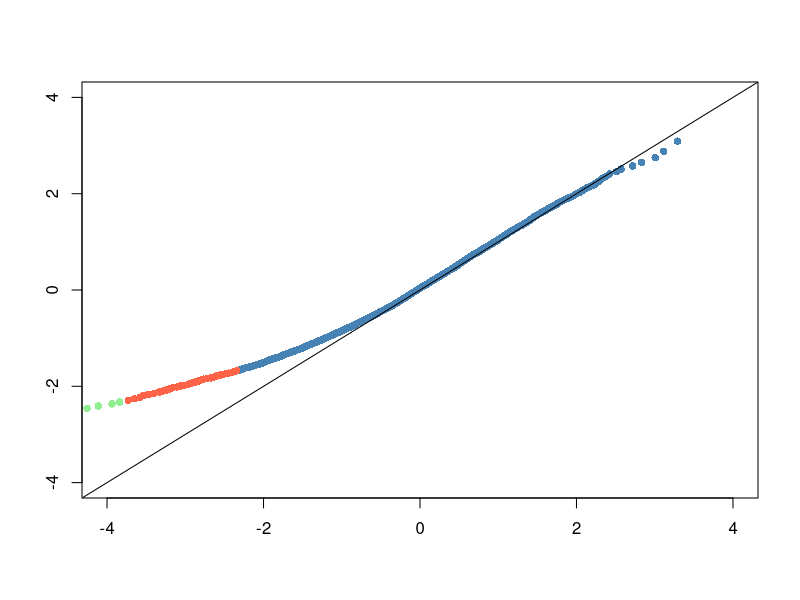

Recreate this plot in R.
skewed_uniform = function(n=1000, c=0.25)
{
  x1 = (runif(n)-1)/2
  x2 = runif(n)/2
  xx = runif(n)
  xx = xx<c
  x  = xx*x1+(1-xx)*x2
  x  = sort(x)
  return(x) 
}

n 		= 10
c     = 0.75
J 		= 10000
t 		= c( rep(0, J) )

for (j in 1:J){
  x    = skewed_uniform(n,c)
  t[j] = sqrt(n) * ( (mean(x) - (-0.25*c+0.25*(1-c)))/sd(x) )
}
t=sort(t)
p_t 	= c( rep(0, 999) )
p_n 	= c( rep(0, 999) )

for (i in 1:999){
  p_t[i] = t[i*10]
  p_n[i] = qnorm(i/1000)
}
p_t_l = p_t[p_n< -2.326]
p_n_l = p_n[p_n< -2.326]
p_t_c = p_t[p_t< -2.326]
p_n_c = p_n[p_t< -2.326]
plot(p_t, p_n, pch=16, col="steelblue", xlim=c(-4,4), ylim=c(-4,4), xlab="",ylab="")
points(p_t_c, p_n_c, pch=16, col="tomato")
points(p_t_l, p_n_l, pch=16, col="lightgreen")
lines(c(-10,10), c(-10,10))